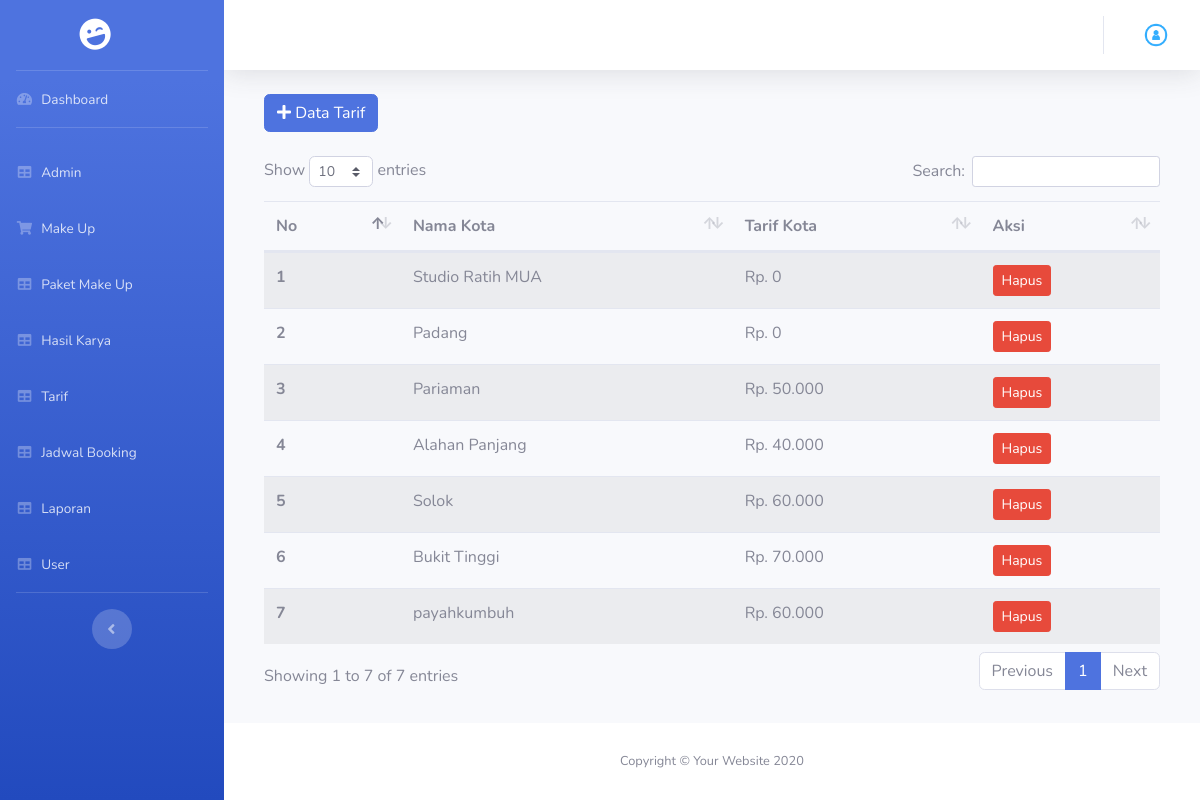
Screenshot of /index.php/admin/tarif with the database file from the repository.
### tables this page shows
CREATE TABLE `tb_kota` (
  `id_kota` int(11) NOT NULL,
  `nm_kota` varchar(100) NOT NULL,
  `tarif` int(11) NOT NULL
);

### application/core/MY_Controller.php (called while the page is built, shortened)
<?php
class MY_Controller extends CI_Controller
{
	public function view_backend($view, $data = null)
	{
		$this->load->view('admin/templateBackend/header');
		$this->load->view('admin/templateBackend/sidebar');
		$this->load->view($view, $data);
		$this->load->view('admin/templateBackend/footer');
	}
}

### application/controllers/admin/Tarif.php (called while the page is built, shortened)
<?php
class Tarif extends MY_Controller
{
    public function index()
    {
        $data['tarif'] = $this->tarifModel->getAll();
        $this->view_backend('admin/tarif/tarif', $data);
    }
}

### index.php (called while the page is built, shortened)
<?php
require_once BASEPATH.'core/CodeIgniter.php';

### application/models/Backend/Tarif_Model.php (called while the page is built, shortened)
<?php defined('BASEPATH') or exit('No direct script access allowed');
class Tarif_Model extends CI_Model
{
    private $_table = "tb_kota";
    public function getAll()
    {
        return $this->db->get($this->_table)->result();
    }
}

### application/views/admin/tarif/tarif.php (the view, shortened to what this page needs)
<section class="mt-3 mr-3 ml-3">
	<div class="container">
		<div class="mb-4">
			<button data-toggle="modal" data-target="#tambah" class="btn btn-primary"><i class="fas fa-plus"></i> Data Tarif</button>
		</div>
		<table class="table table-striped" id="dataTable">
			<thead>
				<tr>
					<th scope="col">No</th>
					<th scope="col">Nama Kota</th>
					<th scope="col">Tarif Kota</th>
					<th scope="col">Aksi</th>
				</tr>
			</thead>
			<tbody>
				<?php foreach ($tarif as $no => $tr) : ?>
					<tr>
						<th scope="row"><?php echo $no + 1; ?></th>
						<td><?php echo $tr->nm_kota ?></td>
						<td>Rp. <?php echo number_format($tr->tarif, '0', ',', '.') ?></td>
						<td><a href="<?php echo base_url('admin/tarif_hapus/') . $tr->id_kota ?>" class="btn btn-sm btn-danger">Hapus</a></td>
					</tr>
				<?php endforeach; ?>
			</tbody>
		</table>
	</div>
</section>

### rows the page displays
tb_kota: nm_kota "Studio Ratih MUA", tarif "0"
tb_kota: nm_kota "Padang", tarif "0"
tb_kota: nm_kota "Pariaman", tarif "50.000"
tb_kota: nm_kota "Alahan Panjang", tarif "40.000"
tb_kota: nm_kota "Solok", tarif "60.000"
tb_kota: nm_kota "Bukit Tinggi", tarif "70.000"
tb_kota: nm_kota "payahkumbuh", tarif "60.000"
